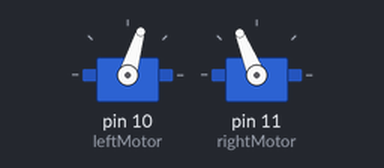
Simulated run of this sketch. Board: Arduino Uno, built with avr-gcc and run on an emulated ATmega328P. On the bench: 2 × servo.

Above: at 0.1 s.
At 1.1 s:
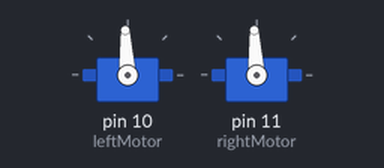
Timing chart, 0 to 2.6 s (numbered marks = the images above):
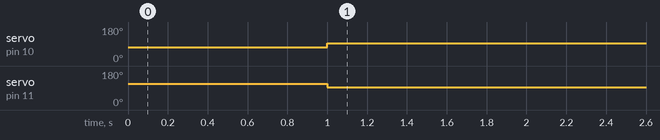

The sketch:

TestDriveMotors.ino
```cpp
#include <Servo.h> // Include servo library

Servo leftMotor; // Declare "left" servo that will be the robot's left motor
Servo rightMotor; // Declare "right" servo that will be the robot's left motor

void setup() {
// put your setup code here, to run once:
leftMotor.attach(10); // Left motor will be the one on port 10
rightMotor.attach(11); // Right motor will be the one on port 11

leftMotor.writeMicroseconds(1300); // Set left motor signal to 1700 microsecond pulse (full speed counterclockwise)
rightMotor.writeMicroseconds(1700); // Set right motor signal to 1700 microsecond pulse (full speed counterclockwise)
delay(1000); // Wait 1000 milliseconds (one second) while both motors are running

leftMotor.writeMicroseconds(1500); // Set left motor signal to 1500 microsecond pulse (stop spinning)
rightMotor.writeMicroseconds(1500); // Set right motor signal to 1500 microsecond pulse (stop spinning)
}

void loop() {
// put your main code here, to run repeatedly:

}
```

Measured:
- by itself, servo on pin 10 (leftMotor): 73° → 93° at 1.0 s
- by itself, servo on pin 11 (rightMotor): 112° → 93° at 1.0 s
